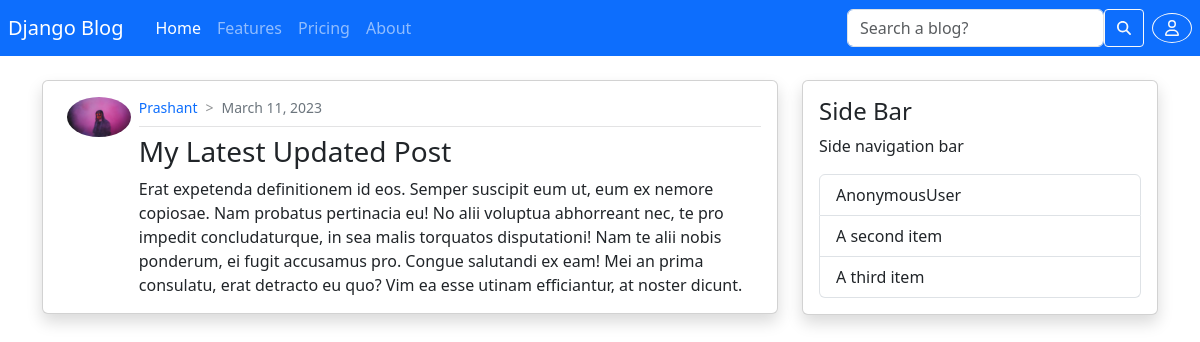
Page /post/33 on the committed database.
### blog/models.py (models this page shows, shortened)
class Post(models.Model):
    title = models.CharField(max_length=100,default='')
    content = models.TextField()
    date_posted = models.DateTimeField(default=timezone.now)
    last_updates = models.DateTimeField(auto_now=True)
    author = models.ForeignKey(User, on_delete=models.CASCADE)

### users/models.py (models this page shows, shortened)
class Profile(models.Model):
    user=models.OneToOneField(User,on_delete=models.CASCADE)
    image=models.ImageField(default='default.png',upload_to='profile_pics')

### blog/views.py (the view)
# urls.py: path('post/<int:pk>', PostDetailView.as_view(), name='post-detail'),
class PostDetailView(DetailView):
    model=Post

### blog/templates/blog/post_detail.html (shortened to what this page needs)
{% extends 'blog/base.html' %}
{% block content %}
    <div class="card mb-3 shadow rounded">
        <div class="card-body d-flex">
            <div style="max-width: 150px;" class="px-2">
                <img src="{{object.author.profile.image.url}}" alt="" class="img-fluid rounded-circle">
            </div>
            <div>
                <div class="d-flex small">
                    <div class="text-capitalize text-primary">
                        <a href="{% url 'user-posts' post.author.username %}" style="text-decoration: none;">{{ object.author }}</a>
                    </div>
                    <span class="mx-2" style="opacity: 0.5;">></span>
                    <div class="text-secondary">{{ object.date_posted | date:"F d, Y" }}</div>
                </div>
                <div style="opacity: 0.5;">
                    <hr class="my-2">
                </div>
                <div class="card-title h3">{{ object.title }}</div>
                <p class="card-text">{{ object.content }}</p>
            </div>
        </div>
    </div>
{% endblock content %}

### blog/static/css/main.css (style rules this page uses)
:root { --content-width:1500px; }

### rows in the picture
Post: author.profile.image (picture), author "Prashant", date_posted "March 11, 2023", title "My Latest Updated Post", content "Erat expetenda definitionem id eos. Semper suscipit eum ut, eum ex nemore copiosae. Nam probatus pertinacia eu! No alii voluptua abhorreant nec, te pro impedit concludaturque, in sea malis torquatos disputationi! Nam te alii nobis ponderum, ei fugit accusamus pro. Congue salutandi ex eam! Mei an prima consulatu, erat detracto eu quo? Vim ea esse utinam efficiantur, at noster dicunt."

### other values in the picture
{{ user }} "AnonymousUser"
